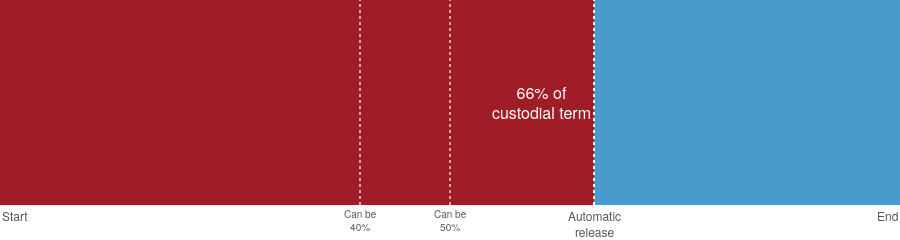

Notebook source saved alongside this figure:
### Code cell
fig = SDS_more_serious.prepare_chart()
fig

### Figure 1 — Plotly figure (JSON) as saved in the notebook; plotly's stock layout.template omitted (floating-point values rounded to 4 significant figures)
{"data": [{"hovertemplate": "Custodial period of sentence<extra></extra>", "marker": {"color": "#A01D28"}, "orientation": "h", "text": "66% of<br>custodial term", "textfont": {"color": "white", "size": 16}, "textposition": "inside", "type": "bar", "width": 7, "x": [66], "y": [1]}, {"hovertemplate": "Part of custodial<br>period spent on<br>licence following<br>automatic release<extra></extra>", "marker": {"color": "#499CC9"}, "orientation": "h", "type": "bar", "width": 7, "x": [34], "y": [1]}], "layout": {"annotations": [{"align": "center", "font": {"size": 12}, "showarrow": false, "text": "Start", "x": 0, "xanchor": "left", "xref": "x", "y": 0, "yanchor": "top", "yref": "paper"}, {"align": "center", "font": {"size": 12}, "showarrow": false, "text": "End", "x": 100, "xanchor": "right", "xref": "x", "y": 0, "yanchor": "top", "yref": "paper"}, {"align": "center", "font": {"size": 10}, "showarrow": false, "text": "Can be<br>40%", "x": 40, "xanchor": "center", "xref": "x", "y": 0, "yanchor": "top", "yref": "paper"}, {"align": "center", "font": {"size": 10}, "showarrow": false, "text": "Can be<br>50%", "x": 50, "xanchor": "center", "xref": "x", "y": 0, "yanchor": "top", "yref": "paper"}, {"align": "center", "font": {"size": 12}, "showarrow": false, "text": "Automatic<br>release", "x": 66, "xanchor": "center", "xref": "x", "y": 0, "yanchor": "top", "yref": "paper"}], "barmode": "stack", "height": 115, "hoverlabel": {"font": {"color": "white"}}, "hovermode": "closest", "margin": {"autoexpand": false, "b": 35, "l": 0, "pad": 0, "r": 0, "t": 0}, "shapes": [{"line": {"color": "rgba(255, 255, 255, 0.6)", "dash": "dot", "width": 2}, "type": "line", "x0": 40, "x1": 40, "xref": "x", "y0": 0, "y1": 1, "yref": "paper"}, {"line": {"color": "rgba(255, 255, 255, 0.6)", "dash": "dot", "width": 2}, "type": "line", "x0": 50, "x1": 50, "xref": "x", "y0": 0, "y1": 1, "yref": "paper"}, {"line": {"color": "white", "dash": "dot", "width": 2}, "type": "line", "x0": 66, "x1": 66, "xref": "x", "y0": 0, "y1": 1, "yref": "paper"}], "uniformtext": {"minsize": 16, "mode": "show"}, "xaxis": {"fixedrange": true, "range": [0, 100], "showticklabels": false, "ticks": "", "zeroline": false}, "yaxis": {"showticklabels": false}}}
